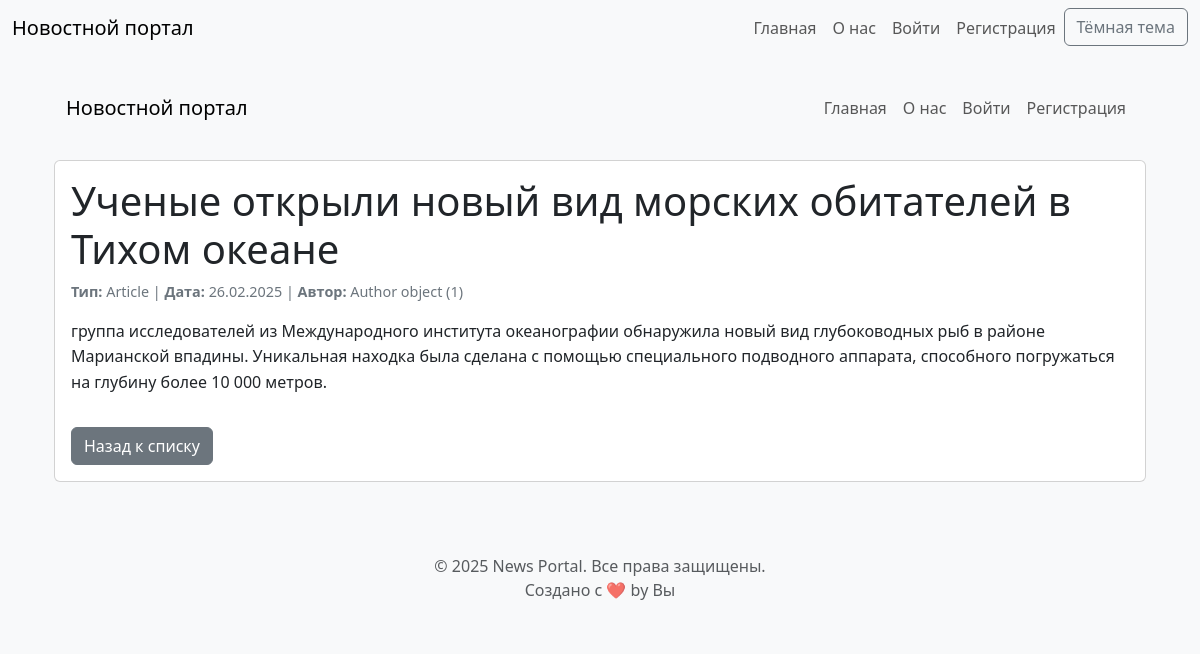
Screenshot of /news/4/ with the database file from the repository.
### news/models.py (models this page shows, shortened)
class News(models.Model):
    TYPE_CHOICES = [
        ('news', 'Новость'),
        ('article', 'Статья'),
    ]
    title = models.CharField(max_length=200, verbose_name='Заголовок')
    content = models.TextField(verbose_name='Содержание')
    published_date = models.DateTimeField(auto_now_add=True, verbose_name='Дата публикации')
    author = models.ForeignKey(Author, on_delete=models.CASCADE, null=True, blank=True, verbose_name='Автор')  # Изменено на ForeignKey
    type = models.CharField(max_length=10, choices=TYPE_CHOICES, default='news', verbose_name='Тип')
    rating = models.SmallIntegerField(default=0)  # Добавлено из Post
    categories = models.ManyToManyField(Category, through='NewsCategory', blank=True)  # Добавлено из Post
    class Meta:
        ordering = ['-published_date']
        verbose_name = 'Новость/Статья'
        verbose_name_plural = 'Новости/Статьи'

class Author(models.Model):
    authorUser = models.OneToOneField(User, on_delete=models.CASCADE)
    ratingAuthor = models.SmallIntegerField(default=0)

### news/views.py (the view)
# urls.py: path('<int:pk>/', views.news_detail, name='news_detail'),
def news_detail(request, pk):
    news = get_object_or_404(News, pk=pk)
    return render(request, 'news/news_detail.html', {'news': news})

### news/templates/news/news_detail.html (shortened to what this page needs)
{% extends 'base.html' %}
{% block content %}
<div class="container">
    <nav class="navbar navbar-expand-lg navbar-light bg-light mb-4">
        <div class="container-fluid">
            <a class="navbar-brand" href="{% url 'news:news_list' %}">Новостной портал</a>
            <div class="collapse navbar-collapse" id="navbarNav">
                <ul class="navbar-nav ms-auto">
                    <li class="nav-item">
                        <a class="nav-link" href="{% url 'news:news_list' %}">Главная</a>
                    </li>
                    <li class="nav-item">
                        <a class="nav-link" href="{% url 'news:about' %}">О нас</a>
                    </li>
                    {% if user.is_authenticated %}
                        <li class="nav-item">
                            <a class="nav-link" href="{% url 'news:profile_edit' %}">Профиль</a>
                        </li>
                        <li class="nav-item">
                            <a class="nav-link" href="{% url 'account_logout' %}">Выйти</a>
                        </li>
                    {% else %}
                        <li class="nav-item">
                            <a class="nav-link" href="{% url 'account_login' %}">Войти</a>
                        </li>
                        <li class="nav-item">
                            <a class="nav-link" href="{% url 'account_signup' %}">Регистрация</a>
                        </li>
                    {% endif %}
                </ul>
            </div>
        </div>
    </nav>
    <div class="card">
        <div class="card-body">
            <h1 class="card-title">{{ news.title }}</h1>
            <p class="news-meta">
                <strong>Тип:</strong> {{ news.type|title }} |
                <strong>Дата:</strong> {{ news.published_date|date:"d.m.Y" }} |
                <strong>Автор:</strong> {{ news.author|default:"Без автора" }}
            </p>
            <p class="news-content">{{ news.content }}</p>
            <a href="{% url 'news:news_list' %}" class="btn btn-secondary mt-3">Назад к списку</a>
        </div>
    </div>
</div>
{% endblock %}

### static/css/styles.css (style rules this page uses)
.light-mode { background-color: #f8f9fa; color: #212529; }
.light-mode .news-meta { color: #6c757d; font-size: 0.9rem; }
.light-mode .news-content { font-size: 1rem; line-height: 1.6; }
html { scroll-behavior: smooth; }

### rows the page displays
News: title "Ученые открыли новый вид морских обитателей в Тихом океане", type "Article", published_date "26.02.2025", author "Author object (1)", content "группа исследователей из Международного института океанографии обнаружила новый вид глубоководных рыб в районе Марианской впадины. Уникальная находка была сделана с помощью специального подводного аппарата, способного погружаться на глубину более 10 000 метров."
